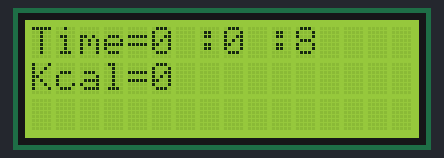
This sketch was run on a simulated Arduino Uno, built with avr-gcc and run on an emulated ATmega328P. Parts: 16×3 character LCD.

Above: at 13.1 s.
At 26.1 s:
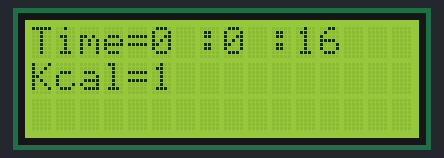
At 39.1 s:
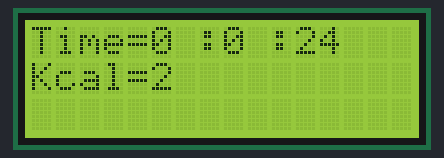
At 65.2 s:
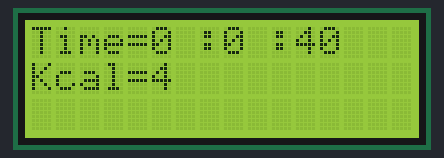
At 91.2 s:
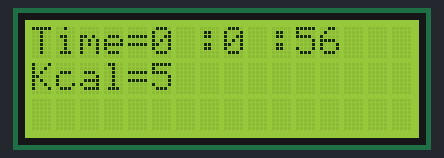
At 117.2 s:
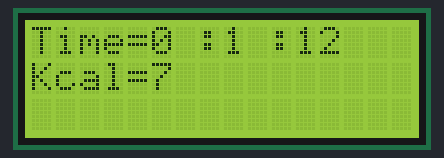

Measured:
- what the display in image 0 shows lasts 13.0 s, from 13.1 s to 26.1 s

The sketch:

Piezo_kod.ino
```cpp
//lcd ekran aydınlatması arduino bağlı olucak (dijital) arka aydınlatma

#include <LiquidCrystal.h>
#include "LowPower.h"
int hour=0;
int minute =0;
int sec=0;
int min_sayac=0;
int sec_sayac=0;
int kalori=0;
int kal_hour;
int kal_min;
int kal_sec;
int ekransayac=0;
//LCD ekranı açıp kapatan değişken
int lcd_control = 7;
LiquidCrystal lcd(12,11,6,5,4,3);

unsigned long time_count = 0;
unsigned int counter = 0;

void setup() {
  lcd.begin(16,3);
  pinMode(lcd_control, OUTPUT);


}

void loop() {
  LowPower.powerDown(SLEEP_8S, ADC_OFF, BOD_OFF); //390uA
  //LowPower.idle(SLEEP_4S, ADC_OFF, TIMER2_OFF, TIMER1_OFF, TIMER0_OFF, SPI_OFF, USART0_OFF, TWI_OFF);
if (ekransayac=10){
    digitalWrite(lcd_control, HIGH);
    delay(5000);
    ekransayac=0;
}
  lcd.clear();

  lcd.home();
  lcd.print("Time=");

  lcd.setCursor(7,0);
  lcd.print(":");

  lcd.setCursor(10,0);
  lcd.print(":");

  lcd.setCursor(0,1);
  lcd.print("Kcal=");

  counter++;
  time_count = counter * 8;
  sec=time_count;
  while(sec>59){
    if (sec>=60){
      minute++;
      ekransayac++;
      sec=sec-60;

    }
    if(minute>=60){
      hour++;
      minute=minute-60;
    }
  }

  // kalori
  kal_hour = 347 * hour;
  kal_min = 6 * minute;
  kal_sec = (sec/10);
  kalori = kal_hour + kal_min + kal_sec;

  lcd.setCursor(5,0);
  lcd.print(hour);

  lcd.setCursor(8,0);
  lcd.print(minute);

  lcd.setCursor(11,0);
  lcd.print(sec);

  lcd.setCursor(5,1);
  lcd.print(kalori);

  sec = 0;
  minute = 0;
  hour = 0;
  if(ekransayac==0){
    digitalWrite(lcd_control, LOW);
  }
}
```
